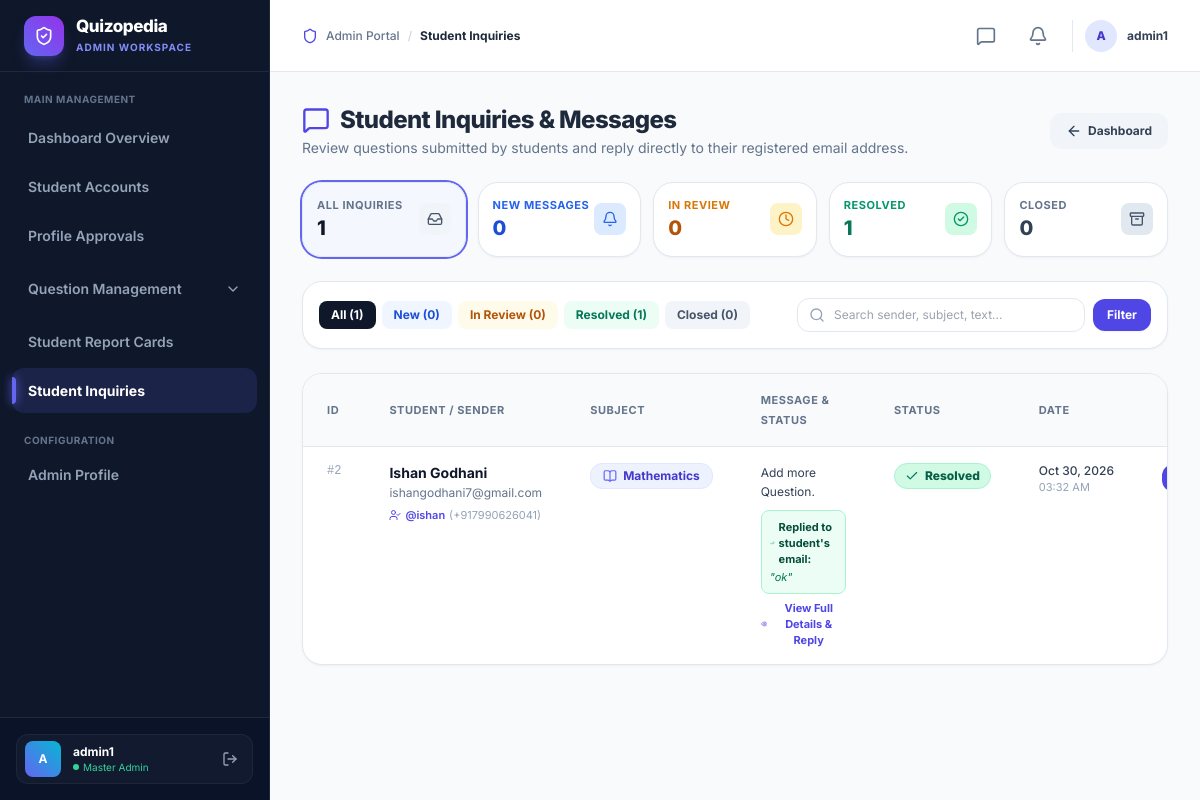
Before: /admin-dashboard/contacts/ (signed in) with the older database file.
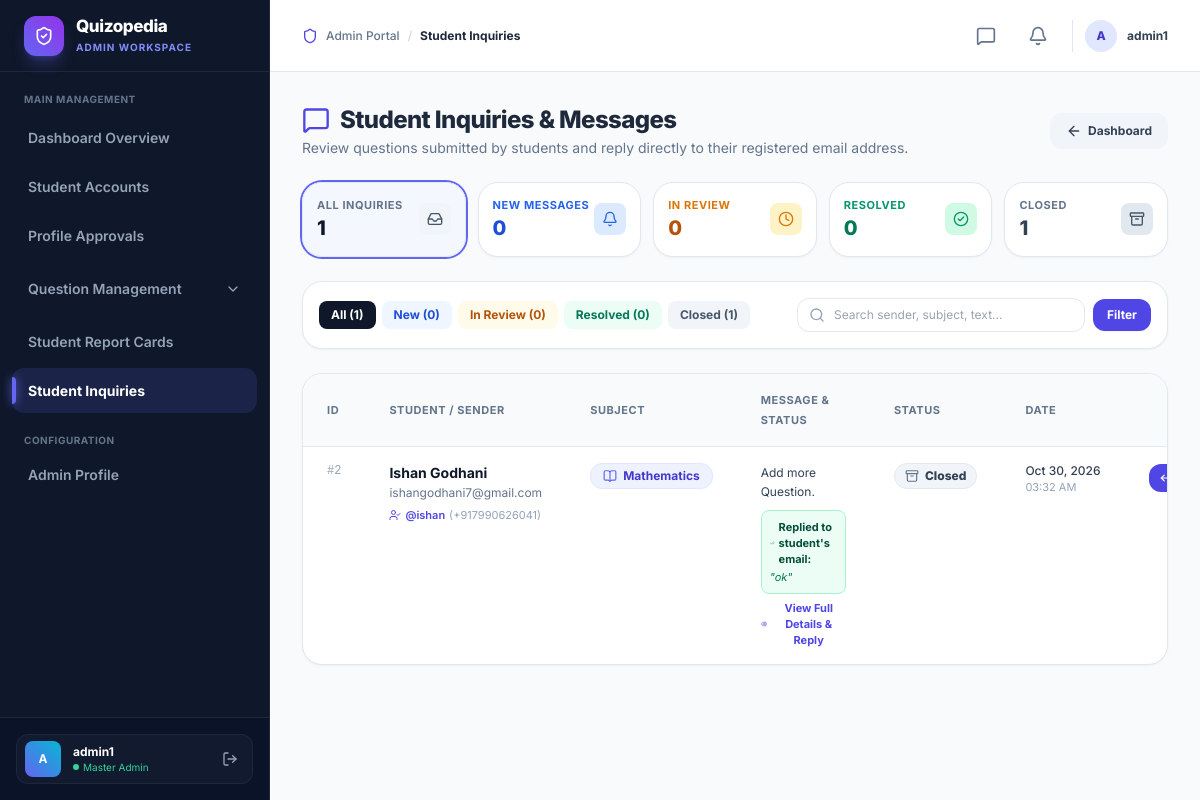
After: the same page with the newer database file.
### user/models.py (models this page shows, shortened)
class Contact(models.Model):
    STATUS_NEW = 'new'
    STATUS_IN_PROGRESS = 'in_progress'
    STATUS_RESOLVED = 'resolved'
    STATUS_CLOSED = 'closed'
    STATUS_CHOICES = [
        (STATUS_NEW, 'New'),
        (STATUS_IN_PROGRESS, 'In Progress'),
        (STATUS_RESOLVED, 'Resolved'),
        (STATUS_CLOSED, 'Closed'),
    ]
    student = models.ForeignKey(
        Student,
        on_delete=models.CASCADE,
        related_name='contact_messages',
        verbose_name="Student"
    )
    sender_name = models.CharField(max_length=150, verbose_name="Sender Name")
    sender_email = models.EmailField(max_length=254, verbose_name="Sender Email")
    subject = models.CharField(max_length=255, verbose_name="Subject")
    message = models.TextField(verbose_name="Message")
    status = models.CharField(
        max_length=20,
        choices=STATUS_CHOICES,
        default=STATUS_NEW,
        verbose_name="Status"
    )
    created_at = models.DateTimeField(auto_now_add=True, verbose_name="Created At")
    updated_at = models.DateTimeField(auto_now=True, verbose_name="Updated At")
    admin_reply = models.TextField(blank=True, null=True, verbose_name="Admin Reply")
    replied_at = models.DateTimeField(blank=True, null=True, verbose_name="Replied At")
    replied_by = models.ForeignKey(
        User,
        null=True,
        blank=True,
        on_delete=models.SET_NULL,
        related_name='contact_replies',
        verbose_name="Replied By"
    )
    objects = models.Manager.from_queryset(ContactQuerySet)()
    class Meta:
        ordering = ['-created_at']
        verbose_name = 'Contact Message'
        verbose_name_plural = 'Contact Messages'
        constraints = [
            models.CheckConstraint(
                condition=models.Q(status__in=['new', 'in_progress', 'resolved', 'closed']),
                name='valid_contact_status'
            ),
        ]
        indexes = [
            models.Index(fields=['status'], name='contact_status_idx'),
            models.Index(fields=['-created_at'], name='contact_created_at_idx'),
            models.Index(fields=['student', '-created_at'], name='contact_student_created_idx'),
        ]
    def __init__(self, *args, **kwargs):
        if 'name' in kwargs and 'sender_name' not in kwargs:
            kwargs['sender_name'] = kwargs.pop('name')
        if 'email' in kwargs and 'sender_email' not in kwargs:
            kwargs['sender_email'] = kwargs.pop('email')
        if 'status' in kwargs and isinstance(kwargs['status'], str):
            kwargs['status'] = kwargs['status'].strip().lower()
        super().__init__(*args, **kwargs)
    @property
    def name(self):
        return self.sender_name
    @name.setter
    def name(self, value):
        self.sender_name = value
    @property
    def email(self):
        return self.sender_email
    @property
    def is_replied(self):
        return bool(self.admin_reply)

class Student(models.Model):
    user = models.OneToOneField(User, on_delete=models.CASCADE, related_name='student')
    phone = models.CharField(max_length=15)
    @property
    def name(self):
        return self.user.first_name if self.user else ""
    @property
    def email(self):
        return self.user.email if self.user else ""

### adminpanel/views.py (the view, shortened to what this page needs)
# urls.py: path('admin-dashboard/contacts/', views.admin_contact_messages, name='admin_contact_messages'),
@admin_required
def admin_contact_messages(request):
    status_filter = request.GET.get('status', 'all').strip().lower()
    search_query = request.GET.get('q', '').strip()
    contacts_qs = Contact.objects.select_related('student__user').order_by('-created_at')
    if status_filter in ['new', 'in_progress', 'resolved', 'closed']:
        contacts_qs = contacts_qs.filter(status=status_filter)
    elif status_filter == 'replied':
        contacts_qs = contacts_qs.filter(admin_reply__isnull=False).exclude(admin_reply='')
    elif status_filter == 'pending':
        contacts_qs = contacts_qs.filter(Q(admin_reply__isnull=True) | Q(admin_reply=''))
    paginator = Paginator(contacts_qs, 12)
    page_number = request.GET.get('page', 1)
    page_obj = paginator.get_page(page_number)
    replied_count = Contact.objects.filter(admin_reply__isnull=False).exclude(admin_reply='').count()
    pending_reply_count = Contact.objects.filter(Q(admin_reply__isnull=True) | Q(admin_reply='')).count()
    status_counts = {
        'all': Contact.objects.count(),
        'new': Contact.objects.filter(status='new').count(),
        'in_progress': Contact.objects.filter(status='in_progress').count(),
        'resolved': Contact.objects.filter(status='resolved').count(),
        'closed': Contact.objects.filter(status='closed').count(),
        'replied': replied_count,
        'pending': pending_reply_count,
    }
    return render(request, 'adminpanel/contact_messages.html', {
        'contacts': page_obj,
        'status_counts': status_counts,
        'current_status': status_filter,
        'search_query': search_query,
        'status_choices': Contact.STATUS_CHOICES,
    })

### user/models.py (called while the page is built)
    def _translate_aliases(self, kwargs):
        new_kwargs = {}
        for k, v in kwargs.items():
            if k == 'status' and isinstance(v, str):
                v = v.strip().lower()
            if k == 'name' or k.startswith('name__'):
                new_kwargs['sender_' + k] = v
            elif k == 'email' or k.startswith('email__'):
                new_kwargs['sender_' + k] = v
            elif k == 'timestamp' or k.startswith('timestamp__'):
                new_kwargs['created_at' + k[9:]] = v
            else:
                new_kwargs[k] = v
        return new_kwargs

    def filter(self, *args, **kwargs):
        return super().filter(*args, **self._translate_aliases(kwargs))

    def exclude(self, *args, **kwargs):
        return super().exclude(*args, **self._translate_aliases(kwargs))

### adminpanel/templates/adminpanel/contact_messages.html (shortened to what the changed rows need)
{% extends 'adminpanel/base.html' %}
{% block content %}
<div class="mb-6 flex flex-col sm:flex-row sm:items-center sm:justify-between gap-4">
  <div>
    <h1 class="text-2xl font-extrabold text-slate-800 tracking-tight flex items-center gap-2.5">
      <i data-lucide="message-square" class="w-7 h-7 text-indigo-600"></i>
      <span>Student Inquiries &amp; Messages</span>
    </h1>
  </div>
</div>
<div class="grid grid-cols-2 sm:grid-cols-5 gap-3 mb-6">
  <a href="{% url 'admin_contact_messages' %}?status=resolved"
     class="glass-card p-3.5 flex items-center justify-between transition {% if current_status == 'resolved' %}ring-2 ring-emerald-500 bg-emerald-50/40{% endif %}">
    <div>
      <span class="text-[11px] font-bold uppercase tracking-wider text-emerald-600 block">Resolved</span>
      <span class="text-xl font-extrabold text-emerald-700">{{ status_counts.resolved }}</span>
    </div>
  </a>
  <a href="{% url 'admin_contact_messages' %}?status=closed"
     class="glass-card p-3.5 flex items-center justify-between transition {% if current_status == 'closed' %}ring-2 ring-slate-400 bg-slate-100/60{% endif %}">
    <div>
      <span class="text-[11px] font-bold uppercase tracking-wider text-slate-500 block">Closed</span>
      <span class="text-xl font-extrabold text-slate-700">{{ status_counts.closed }}</span>
    </div>
  </a>
</div>
<div class="glass-card p-4 mb-6">
  <form method="GET" class="flex flex-col md:flex-row items-stretch md:items-center justify-between gap-3">
    <div class="flex items-center gap-1.5 overflow-x-auto pb-1 md:pb-0">
      <a href="{% url 'admin_contact_messages' %}{% if search_query %}?q={{ search_query }}{% endif %}"
         class="px-3 py-1.5 rounded-lg text-xs font-bold transition whitespace-nowrap {% if current_status == 'all' %}bg-slate-900 text-white shadow-xs{% else %}bg-slate-100 text-slate-600 hover:bg-slate-200{% endif %}">
        All ({{ status_counts.all }})
      </a>
      <a href="{% url 'admin_contact_messages' %}?status=new{% if search_query %}&q={{ search_query }}{% endif %}"
         class="px-3 py-1.5 rounded-lg text-xs font-bold transition whitespace-nowrap {% if current_status == 'new' %}bg-blue-600 text-white shadow-xs{% else %}bg-blue-50 text-blue-700 hover:bg-blue-100{% endif %}">
        New ({{ status_counts.new }})
      </a>
      <a href="{% url 'admin_contact_messages' %}?status=in_progress{% if search_query %}&q={{ search_query }}{% endif %}"
         class="px-3 py-1.5 rounded-lg text-xs font-bold transition whitespace-nowrap {% if current_status == 'in_progress' %}bg-amber-600 text-white shadow-xs{% else %}bg-amber-50 text-amber-700 hover:bg-amber-100{% endif %}">
        In Review ({{ status_counts.in_progress }})
      </a>
      <a href="{% url 'admin_contact_messages' %}?status=resolved{% if search_query %}&q={{ search_query }}{% endif %}"
         class="px-3 py-1.5 rounded-lg text-xs font-bold transition whitespace-nowrap {% if current_status == 'resolved' %}bg-emerald-600 text-white shadow-xs{% else %}bg-emerald-50 text-emerald-700 hover:bg-emerald-100{% endif %}">
        Resolved ({{ status_counts.resolved }})
      </a>
      <a href="{% url 'admin_contact_messages' %}?status=closed{% if search_query %}&q={{ search_query }}{% endif %}"
         class="px-3 py-1.5 rounded-lg text-xs font-bold transition whitespace-nowrap {% if current_status == 'closed' %}bg-slate-600 text-white shadow-xs{% else %}bg-slate-100 text-slate-600 hover:bg-slate-200{% endif %}">
        Closed ({{ status_counts.closed }})
      </a>
    </div>
  </form>
</div>
<div class="glass-card overflow-hidden">
  <div class="overflow-x-auto">
    <table class="w-full text-left text-sm border-collapse min-w-[880px]">
      <thead>
        <tr class="border-b border-slate-200 bg-slate-50 text-slate-500 font-bold uppercase tracking-wider text-[11px]">
          <th class="px-6 py-4">ID</th>
          <th class="px-6 py-4">Student / Sender</th>
          <th class="px-6 py-4">Subject</th>
          <th class="px-6 py-4">Message &amp; Status</th>
          <th class="px-6 py-4">Status</th>
          <th class="px-6 py-4">Date</th>
          <th class="px-6 py-4 text-right">Actions</th>
        </tr>
      </thead>
      <tbody class="divide-y divide-slate-100 text-slate-800">
        {% for contact in contacts %}
        <tr class="hover:bg-slate-50/70 transition" id="contact-row-{{ contact.id }}">
          <td class="px-6 py-4 align-top text-xs font-mono text-slate-400">
            #{{ contact.id }}
          </td>
          <td class="px-6 py-4 align-top">
            <span class="font-bold text-slate-900 block text-sm">{{ contact.sender_name }}</span>
            <span class="text-xs text-slate-500 block mt-0.5">{{ contact.sender_email }}</span>
            {% if contact.student %}
            <div class="flex items-center gap-1 mt-1 text-[11px] text-indigo-600 font-semibold">
              <i data-lucide="user-check" class="w-3 h-3"></i>
              <span>@{{ contact.student.user.username }}</span>
              {% if contact.student.phone %}
              <span class="text-slate-400 font-normal">({{ contact.student.phone }})</span>
              {% endif %}
            </div>
            {% endif %}
          </td>
          <td class="px-6 py-4 align-top">
            <span class="inline-flex items-center gap-1.5 px-3 py-1 rounded-xl text-xs bg-indigo-50 text-indigo-700 font-bold border border-indigo-100">
              <i data-lucide="book-open" class="w-3.5 h-3.5 text-indigo-500"></i>
              <span>{{ contact.subject }}</span>
            </span>
          </td>
          <td class="px-6 py-4 align-top text-xs max-w-sm">
            <p class="text-slate-700 line-clamp-2 leading-relaxed">{{ contact.message }}</p>
            {% if contact.is_replied %}
            <div class="mt-2 p-2 rounded-lg bg-emerald-50 border border-emerald-200 text-emerald-800 text-[11px]">
              <div class="flex items-center gap-1 font-bold mb-0.5 text-emerald-900">
                <i data-lucide="check-check" class="w-3 h-3 text-emerald-600"></i>
                <span>Replied to student's email:</span>
              </div>
              <p class="line-clamp-1 italic text-emerald-700">"{{ contact.admin_reply }}"</p>
            </div>
            {% endif %}
            <button type="button"
                    class="open-modal-btn mt-1.5 text-[11px] font-bold text-indigo-600 hover:text-indigo-800 flex items-center gap-1 transition"
                    data-id="{{ contact.id }}"
                    data-sender-name="{{ contact.sender_name|default:'' }}"
                    data-sender-email="{{ contact.sender_email|default:'' }}"
                    data-username="{{ contact.student.user.username|default:'' }}"
                    data-subject="{{ contact.subject|default:'' }}"
                    data-message="{{ contact.message|default:'' }}"
                    data-status="{{ contact.status }}"
                    data-date="{{ contact.created_at|date:'M d, Y H:i' }}"
                    data-reply="{{ contact.admin_reply|default:'' }}"
                    data-replied-at="{{ contact.replied_at|date:'M d, Y H:i'|default:'' }}"
                    onclick="openMessageModalFromBtn(this)">
              <i data-lucide="eye" class="w-3 h-3"></i> View Full Details &amp; Reply
            </button>
          </td>
          <td class="px-6 py-4 align-top whitespace-nowrap">
            {% if contact.status == 'new' %}
            <span class="inline-flex items-center gap-1.5 px-2.5 py-1 rounded-full text-xs font-extrabold bg-blue-100 text-blue-800 border border-blue-200">
              <span class="w-2 h-2 rounded-full bg-blue-600 animate-pulse"></span>
              <span>New</span>
            </span>
            {% elif contact.status == 'in_progress' %}
            <span class="inline-flex items-center gap-1.5 px-2.5 py-1 rounded-full text-xs font-extrabold bg-amber-100 text-amber-800 border border-amber-200">
              <span class="w-2 h-2 rounded-full bg-amber-600"></span>
              <span>In Review</span>
            </span>
            {% elif contact.status == 'resolved' %}
            <span class="inline-flex items-center gap-1.5 px-2.5 py-1 rounded-full text-xs font-extrabold bg-emerald-100 text-emerald-800 border border-emerald-200">
              <i data-lucide="check" class="w-3.5 h-3.5 text-emerald-700"></i>
              <span>Resolved</span>
            </span>
            {% else %}
            <span class="inline-flex items-center gap-1.5 px-2.5 py-1 rounded-full text-xs font-extrabold bg-slate-100 text-slate-700 border border-slate-200">
              <i data-lucide="archive" class="w-3.5 h-3.5 text-slate-500"></i>
              <span>Closed</span>
            </span>
            {% endif %}
          </td>
          <td class="px-6 py-4 align-top text-xs text-slate-500 whitespace-nowrap">
            <span class="font-medium text-slate-700 block">{{ contact.created_at|date:"M d, Y" }}</span>
            <span class="text-[11px] text-slate-400 block">{{ contact.created_at|date:"h:i A" }}</span>
          </td>
          <td class="px-6 py-4 align-top text-right whitespace-nowrap">
            <div class="flex items-center justify-end gap-1.5">
              <button type="button"
                      class="px-2.5 py-1.5 rounded-xl bg-indigo-600 hover:bg-indigo-700 text-white font-bold text-xs flex items-center gap-1.5 transition shadow-xs"
                      data-id="{{ contact.id }}"
                      data-sender-name="{{ contact.sender_name|default:'' }}"
                      data-sender-email="{{ contact.sender_email|default:'' }}"
                      data-username="{{ contact.student.user.username|default:'' }}"
                      data-subject="{{ contact.subject|default:'' }}"
                      data-message="{{ contact.message|default:'' }}"
                      data-status="{{ contact.status }}"
                      data-date="{{ contact.created_at|date:'M d, Y H:i' }}"
                      data-reply="{{ contact.admin_reply|default:'' }}"
                      data-replied-at="{{ contact.replied_at|date:'M d, Y H:i'|default:'' }}"
                      onclick="openMessageModalFromBtn(this, true)"
                      title="Reply directly to student's email">
                <i data-lucide="reply" class="w-3.5 h-3.5"></i>
              </button>
            </div>
          </td>
        </tr>
        {% endfor %}
      </tbody>
    </table>
  </div>
</div>
{% endblock %}

Changed rows visible on the page:
changed Contact "Ishan Godhani": status "Resolved" → "Closed"
Other visible differences:
{{ status_counts.resolved }}: "1" → "0"
{{ status_counts.closed }}: "0" → "1"
